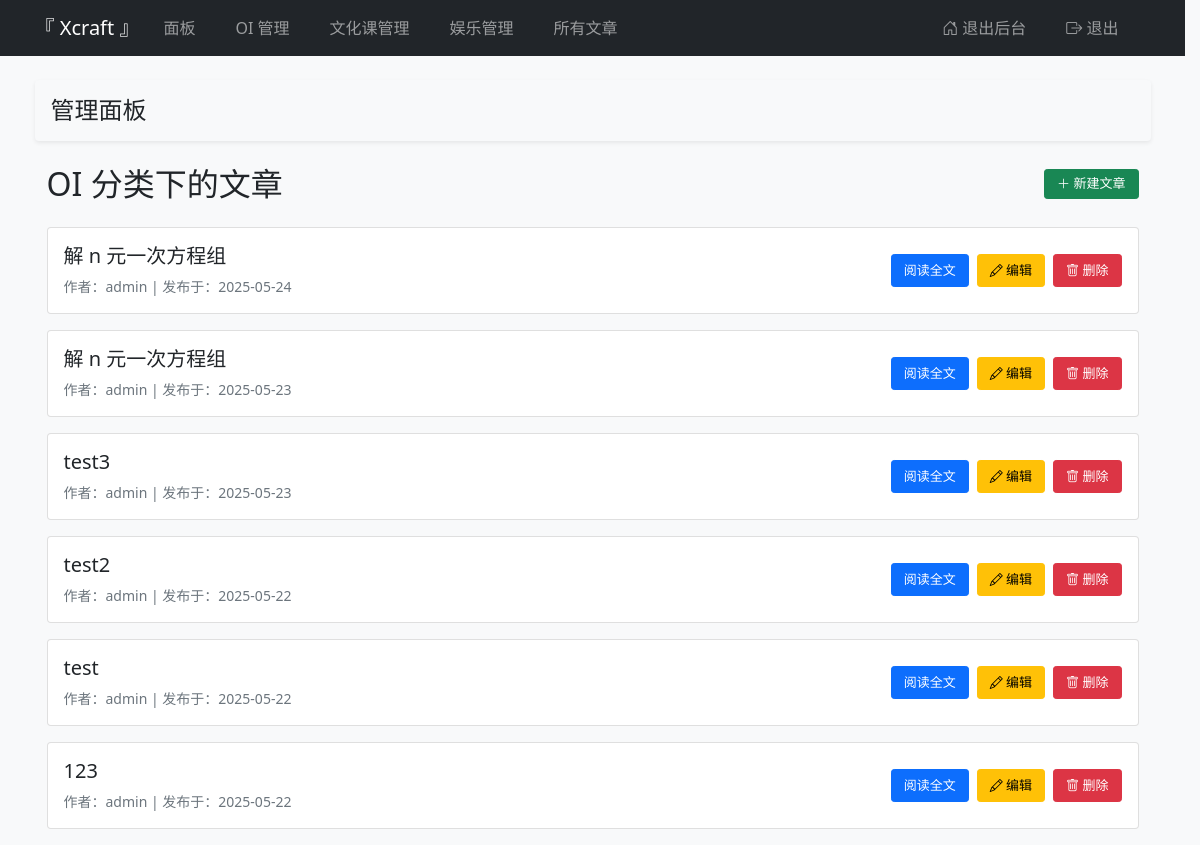
Page /admin/category/OI (signed in) on the earlier database version.
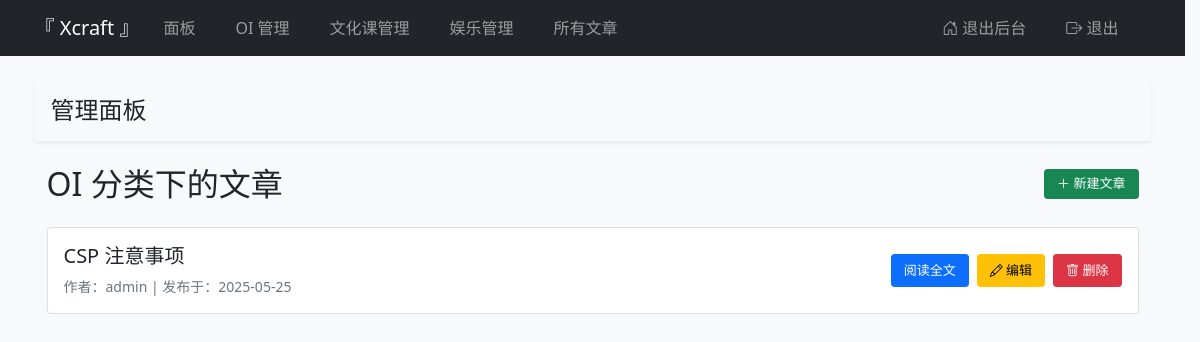
Same page on the later database version.
### app.py (models this page shows)
class Post(db.Model):
    id = db.Column(db.Integer, primary_key=True)
    title = db.Column(db.String(100), nullable=False)
    content = db.Column(db.Text, nullable=False)
    category = db.Column(db.String(20))
    created_at = db.Column(db.DateTime, default=datetime.utcnow)
    user_id = db.Column(db.Integer, db.ForeignKey('user.id'), nullable=False)

class User(db.Model, UserMixin):
    id = db.Column(db.Integer, primary_key=True)
    username = db.Column(db.String(20), unique=True, nullable=False)
    password = db.Column(db.String(60), nullable=False)
    is_admin = db.Column(db.Boolean, default=False)
    posts = db.relationship('Post', backref='author', lazy=True)

### app.py (the view)
@app.route('/admin/category/<category>')
@login_required
@admin_required
def admin_category(category):
    posts = Post.query.filter_by(category=category).order_by(Post.created_at.desc()).all()
    return render_template('admin/category.html',
                         posts=posts,
                         category=category)

### app.py (called while the page is built)
@login_manager.user_loader
def load_user(user_id):
    return User.query.get(int(user_id))

def admin_required(f):
    @wraps(f)
    def decorated_function(*args, **kwargs):
        if not current_user.is_admin:
            abort(403)
        return f(*args, **kwargs)
    return decorated_function

### templates/admin/category.html (shortened to what this page needs)
{% extends "admin/base.html" %}
{% block admin_content %}
<div class="container">
    <div class="d-flex justify-content-between align-items-center mb-4">
        <h2 class="mb-0">{{ category }} 分类下的文章</h2>
        <a href="{{ url_for('new_post', default_category=category) }}" class="btn btn-success btn-sm py-1">
            <i class="bi bi-plus-lg"></i> 新建文章
        </a>
    </div>
    {% for post in posts %}
    <div class="card mb-3">
        <div class="card-body">
            <div class="d-flex justify-content-between align-items-center">
                <div class="d-flex flex-column justify-content-center me-3">
                    <h5 class="card-title mb-2">{{ post.title }}</h5>
                    <p class="text-muted small mb-0">
                        作者：{{ post.author.username }} |
                        发布于：{{ post.created_at.strftime('%Y-%m-%d') }}
                    </p>
                </div>
                <div class="d-flex gap-2 align-items-center">
                    <a href="{{ url_for('admin_show_post', post_id=post.id) }}" class="btn btn-primary btn-sm">
                        阅读全文
                    </a>
                    <a href="{{ url_for('admin_edit_post', post_id=post.id) }}" class="btn btn-warning btn-sm">
                        <i class="bi bi-pencil"></i>
                        编辑
                    </a>
                    <a href="{{ url_for('admin_delete_post', post_id=post.id) }}" class="btn btn-danger btn-sm" onclick="return confirm('确定删除？')">
                        <i class="bi bi-trash"></i>
                        删除
                    </a>
                </div>
            </div>
        </div>
    </div>
    {% else %}
    <div class="alert alert-warning">该分类下暂无文章</div>
    {% endfor %}
    {% endblock %}

Differences in the rows shown:
removed Post: title "解 n 元一次方程组", author.username "admin", created_at "2025-05-24"
removed Post: title "解 n 元一次方程组", author.username "admin", created_at "2025-05-23"
removed Post: title "test3", author.username "admin", created_at "2025-05-23"
no longer on this page (row edited): Post: title "test2", author.username "admin", created_at "2025-05-22"
removed Post: title "test", author.username "admin", created_at "2025-05-22"
no longer on this page (row edited): Post: title "123", author.username "admin", created_at "2025-05-22"
added Post: title "CSP 注意事项", author.username "admin", created_at "2025-05-25"
